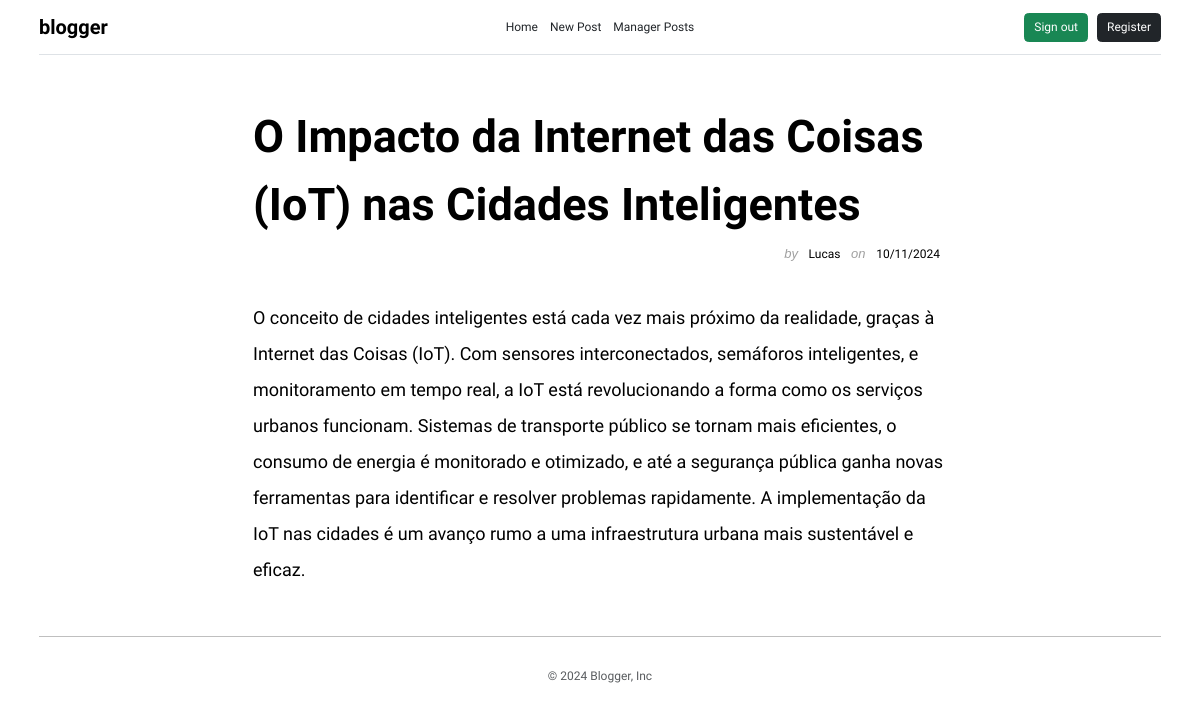
The app's page /post.php?post=44 (signed in) with its own data.
### tables this page shows
CREATE TABLE IF NOT EXISTS `post` (
  `id` int NOT NULL AUTO_INCREMENT,
  `autor` varchar(150) NOT NULL,
  `title` varchar(150) NOT NULL,
  `category` varchar(20) NOT NULL,
  `content` text NOT NULL,
  `date_post` datetime NOT NULL,
  `date_update` datetime DEFAULT NULL,
  PRIMARY KEY (`id`)
);

### public/post.php (the view, shortened to what this page needs)
<!DOCTYPE html>
<html lang="pt-br">
<head>
</head>
<body>
    <div><?php include 'header.php'; ?></div>
    <div class="container">
        <div class="m-5">
            <?php
            if (!isset($_GET['post'])) {
                echo "Not exist posts!";
            } else {
                include_once '../app/database/connection.php';
                $id = $_GET['post'];
                $consulta = mysqli_query($conexao, "SELECT * FROM post WHERE id = $id");
                $sql = mysqli_fetch_assoc($consulta);
                $titulo = $sql['title'];
                $conteudo = $sql['content'];
                $autor = $sql['autor'];
                $data =  date("d/m/Y", strtotime($sql['date_post']));
                echo "
                        <div class='row justify-content-center'>
                             <div class='col-xl-8'>
                                <h5 class='card-title mt-3 mb-2 lh-base'>$titulo</h5>
                                 <p class='autor-data text-end mb-5'>by <span class='autor'>$autor</span> on <span class='data'>$data</span></p>
                                <p class='fs-4 text fw-light lh-lg'>$conteudo</p>
                            </div>
                        </div>
                    ";
            }
            ?>
        </div>
    </div>
    <?php
    include_once("footer.php");
    ?>
</body>
</html>

### public/assets/css/style.css (style rules this page uses)
* { font-family: "Plus Jakarta Sans", sans-serif; font-optical-sizing: auto; font-weight: 500; font-size: 12px; font-style: normal; color: black; }
.card-title, .card-title2, .logo { font-family: "Plus Jakarta Sans", sans-serif; font-optical-sizing: auto; font-style: normal; }
.card-title { font-weight: 1000; font-size: 45px; }
.autor-data { font-family: sans-serif, cursive; font-style: italic; font-size: 13px; color: #a0a0a0; }
.autor, .data { margin-left: 7px; margin-right: 7px; }

### records on screen
post: title "O Impacto da Internet das Coisas (IoT) nas Cidades Inteligentes", autor "Lucas", date_post "10/11/2024", content "O conceito de cidades inteligentes está cada vez mais próximo da realidade, graças à Internet das Coisas (IoT). Com sensores interconectados, semáforos inteligentes, e monitoramento em tempo real, a IoT está revolucionando a forma como os serviços urbanos funcionam. Sistemas de transporte público se tornam mais eficientes, o consumo de energia é monitorado e otimizado, e até a segurança pública ganha novas ferramentas para identificar e resolver problemas rapidamente. A implementação da IoT nas cidades é um avanço rumo a uma infraestrutura urbana mais sustentável e eficaz."
